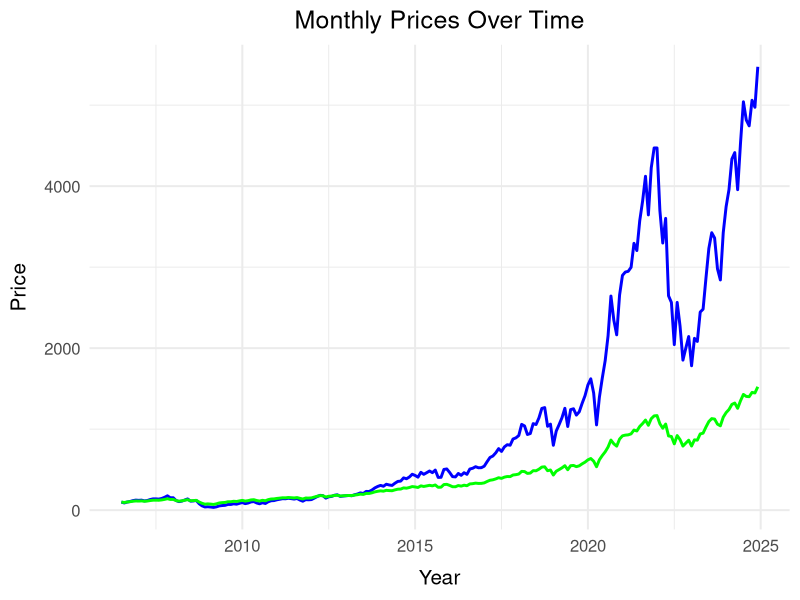

Here is the R script that generated this plot:
update_time_data <- function(data, ticker)
{
  data$Year <- as.numeric(substr(data$Date, 1, 4))
  data$Month <- as.numeric(substr(data$Date, 6, 7))
  data$DecimalYear <- data$Year + ((data$Month - 1) / 12)
  data$Ticker <- ticker
  data$dividendYield <- data$Dividends / data$Open
  
  return(data)
}

update_for_base_year <- function(data1, baseTime) {
 
  base_open <- data1$Open[data1$DecimalYear == baseTime]
  base_high <- data1$High[data1$DecimalYear == baseTime]
  base_close <- data1$Close[data1$DecimalYear == baseTime]
  base_low <- data1$Low[data1$DecimalYear == baseTime]
  
  data1$Open <- (data1$Open / base_open) * 100
  data1$High <- (data1$High / base_high) * 100
  data1$Close <- (data1$Close / base_close) * 100
  data1$Low <- (data1$Low / base_low) * 100
  
  return(data1)
}

library(dplyr)
library(ggplot2)


UPRO_data <- update_time_data(read.csv("UPRO.csv"), "UPRO")
tqqq_data <- update_time_data(read.csv("TQQQ.csv"), "TQQQ")
qld_data <-  update_time_data(read.csv("QLD.csv"), "QLD")
sso_data <- update_time_data(read.csv("SSO.csv"), "SSO")
spy_data <- update_time_data(read.csv("SPY.csv"), "SPY")
qqq_data <- update_time_data(read.csv("QQQ.csv"), "QQQ")


combined_data <- rbind(UPRO_data, tqqq_data, qld_data, sso_data)

index_data <- data.frame( Year = qld_data$Year,
                          Month = qld_data$Month,
                          DecimalYear = qld_data$DecimalYear,
                          Volume = 0)


for (i in 1:nrow(index_data))
{
  index_data$Volume[i] = sum(combined_data$Volume[combined_data$Year == index_data$Year[i] & combined_data$Month == index_data$Month[i]])
}



ggplot() +
  geom_line(data = update_for_base_year(qld_data[qld_data$DecimalYear >= 2006.5, ], 2006.5), aes(x =DecimalYear, y =Open), color = "blue", size = 1) +
  geom_line(data = update_for_base_year(qqq_data[qqq_data$DecimalYear >= 2006.5, ], 2006.5), aes(x =DecimalYear, y =Open), color = "green", size = 1) +
  labs(
    title = "Monthly Prices Over Time",
    x = "Year",
    y = "Price"
  ) +
  theme_minimal(base_size = 15) +
  theme(
    plot.title = element_text(hjust = 0.5),
    axis.title.x = element_text(margin = margin(t = 10)),
    axis.title.y = element_text(margin = margin(r = 10))
  )
